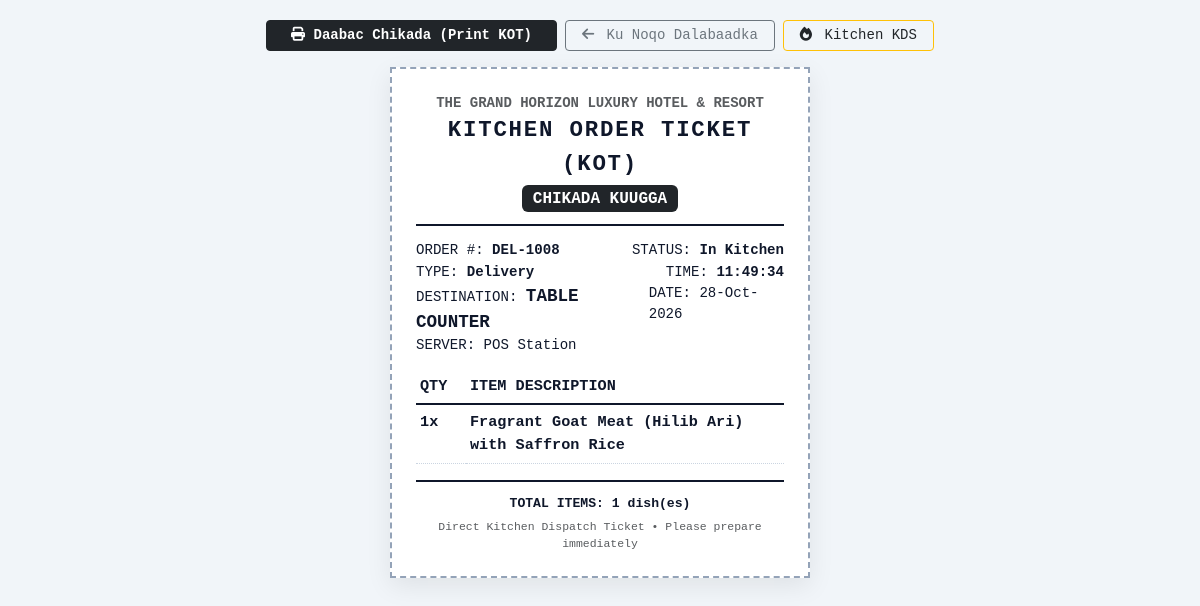
Page /restaurant/order/8/kot (signed in) on the committed database.
### app/models/misc.py (models this page shows, shortened)
class HotelSetting(db.Model):
    __tablename__ = 'hotel_settings'
    id = db.Column(db.Integer, primary_key=True)
    setting_key = db.Column(db.String(80), unique=True, nullable=False)
    setting_value = db.Column(db.Text, nullable=False)
    category = db.Column(db.String(50), default='General')
    updated_at = db.Column(db.DateTime, default=datetime.utcnow, onupdate=datetime.utcnow)
    @classmethod
    def get_value(cls, key, default=None):
        setting = cls.query.filter_by(setting_key=key).first()
        return setting.setting_value if setting else default

### app/models/restaurant.py (models this page shows, shortened)
class RestaurantOrder(db.Model):
    __tablename__ = 'restaurant_orders'
    id = db.Column(db.Integer, primary_key=True)
    order_number = db.Column(db.String(30), unique=True, nullable=False)
    order_type = db.Column(db.String(30), default='Dine-In') # Dine-In, Room Service, Takeaway
    room_id = db.Column(db.Integer, db.ForeignKey('rooms.id', ondelete='SET NULL'), nullable=True)
    booking_id = db.Column(db.Integer, db.ForeignKey('bookings.id', ondelete='SET NULL'), nullable=True)
    table_number = db.Column(db.String(20), nullable=True)
    customer_name = db.Column(db.String(100), nullable=True)
    customer_phone = db.Column(db.String(50), nullable=True)
    delivery_address = db.Column(db.String(255), nullable=True)
    delivery_rider = db.Column(db.String(100), nullable=True)
    delivery_notes = db.Column(db.Text, nullable=True)
    delivery_image = db.Column(db.String(255), nullable=True)
    status = db.Column(db.String(30), default='Pending')
    subtotal = db.Column(db.Float, default=0.0)
    tax_amount = db.Column(db.Float, default=0.0)
    total_amount = db.Column(db.Float, default=0.0)
    is_charged_to_room = db.Column(db.Boolean, default=False)
    payment_status = db.Column(db.String(30), default='Pending Payment') # Pending Payment, Paid, Paid (Folio)
    payment_method = db.Column(db.String(50), default='Direct Cash/Card')
    created_by = db.Column(db.Integer, db.ForeignKey('users.id', ondelete='SET NULL'), nullable=True)
    created_at = db.Column(db.DateTime, default=datetime.utcnow)
    room = db.relationship('Room')
    booking = db.relationship('Booking', back_populates='restaurant_orders')
    waiter = db.relationship('User')
    items = db.relationship('RestaurantOrderItem', back_populates='order', cascade='all, delete-orphan')

class RestaurantOrderItem(db.Model):
    __tablename__ = 'restaurant_order_items'
    id = db.Column(db.Integer, primary_key=True)
    order_id = db.Column(db.Integer, db.ForeignKey('restaurant_orders.id', ondelete='CASCADE'), nullable=False)
    menu_item_id = db.Column(db.Integer, db.ForeignKey('menu_items.id'), nullable=False)
    quantity = db.Column(db.Integer, default=1)
    unit_price = db.Column(db.Float, nullable=False)
    subtotal = db.Column(db.Float, nullable=False)
    special_instructions = db.Column(db.String(255), nullable=True)
    order = db.relationship('RestaurantOrder', back_populates='items')
    menu_item = db.relationship('MenuItem', back_populates='order_items')

class MenuItem(db.Model):
    __tablename__ = 'menu_items'
    id = db.Column(db.Integer, primary_key=True)
    category_id = db.Column(db.Integer, db.ForeignKey('menu_categories.id'), nullable=False)
    name = db.Column(db.String(100), nullable=False)
    description = db.Column(db.Text, nullable=True)
    price = db.Column(db.Float, nullable=False)
    is_available = db.Column(db.Boolean, default=True)
    preparation_time = db.Column(db.Integer, default=15) # minutes
    image_url = db.Column(db.String(255), nullable=True)
    category = db.relationship('MenuCategory', back_populates='items')
    order_items = db.relationship('RestaurantOrderItem', back_populates='menu_item')
    recipe_ingredients = db.relationship('RecipeIngredient', back_populates='menu_item', cascade='all, delete-orphan')

### app/routes/restaurant.py (the view)
@restaurant_bp.route('/order/<int:order_id>/kot')
@login_required
def kot_ticket(order_id):
    order = RestaurantOrder.query.get_or_404(order_id)
    from app.models import HotelSetting
    hotel_name = HotelSetting.get_value('hotel_name', 'The Grand Horizon Luxury Hotel & Resort')
    return render_template('restaurant/kot_ticket.html', order=order, hotel_name=hotel_name)

### app/models/user.py (called while the page is built)
@login_manager.user_loader
def load_user(user_id):
    return User.query.get(int(user_id))

### app/templates/restaurant/kot_ticket.html (shortened to what this page needs)
<!DOCTYPE html>
<html lang="en">
<head>
    <link href="https://cdn.jsdelivr.net/npm/bootstrap@5.3.3/dist/css/bootstrap.min.css" rel="stylesheet">
    <link rel="stylesheet" href="https://cdnjs.cloudflare.com/ajax/libs/font-awesome/6.5.1/css/all.min.css">
</head>
<body>
    <div class="container mb-3 no-print text-center">
        <div class="d-inline-flex gap-2">
            <button onclick="window.print()" class="btn btn-dark btn-sm px-4 fw-bold">
                <i class="fa-solid fa-print me-1.5"></i> Daabac Chikada (Print KOT)
            </button>
            <a href="{{ url_for('restaurant.orders') }}" class="btn btn-outline-secondary btn-sm px-3">
                <i class="fa-solid fa-arrow-left me-1"></i> Ku Noqo Dalabaadka
            </a>
            <a href="{{ url_for('restaurant.kitchen') }}" class="btn btn-outline-warning text-dark btn-sm px-3">
                <i class="fa-solid fa-fire me-1"></i> Kitchen KDS
            </a>
        </div>
    </div>
    <div class="kot-slip">
        <div class="kot-header">
            <div class="small text-uppercase fw-bold text-muted">{{ hotel_name }}</div>
            <div class="kot-title">KITCHEN ORDER TICKET (KOT)</div>
            <div class="badge bg-dark text-white fs-6 mt-1">CHIKADA KUUGGA</div>
        </div>
        <div class="kot-meta">
            <div class="d-flex justify-content-between">
                <span>ORDER #: <strong>{{ order.order_number }}</strong></span>
                <span>STATUS: <strong>{{ order.status }}</strong></span>
            </div>
            <div class="d-flex justify-content-between">
                <span>TYPE: <strong>{{ order.order_type }}</strong></span>
                <span>TIME: <strong>{{ order.created_at.strftime('%H:%M:%S') }}</strong></span>
            </div>
            <div class="d-flex justify-content-between">
                <span>DESTINATION:
                    {% if order.room %}
                    <strong style="font-size:1.1rem; color:#b91c1c;">ROOM {{ order.room.room_number }}</strong>
                    {% else %}
                    <strong style="font-size:1.1rem;">TABLE {{ order.table_number or 'COUNTER' }}</strong>
                    {% endif %}
                </span>
                <span>DATE: {{ order.created_at.strftime('%d-%b-%Y') }}</span>
            </div>
            <div>SERVER: {{ order.creator.full_name if order.creator else 'POS Station' }}</div>
        </div>
        <table class="kot-table">
            <thead>
                <tr style="border-bottom: 2px solid #0f172a;">
                    <th style="width: 50px;">QTY</th>
                    <th>ITEM DESCRIPTION</th>
                </tr>
            </thead>
            <tbody>
                {% for itm in order.items %}
                <tr>
                    <td class="kot-qty align-top">{{ itm.quantity }}x</td>
                    <td>
                        <div class="fw-bold">{{ itm.menu_item.name }}</div>
                    </td>
                </tr>
                {% endfor %}
            </tbody>
        </table>
        <div class="kot-footer">
            <div class="fw-bold mb-1">TOTAL ITEMS: {{ order.items|length }} dish(es)</div>
            <div class="small text-muted">Direct Kitchen Dispatch Ticket &bull; Please prepare immediately</div>
        </div>
    </div>
</body>
</html>

### app/templates/restaurant/kot_ticket.html (style rules this page uses)
body { background-color: #f1f5f9; font-family: 'Courier New', Courier, monospace; color: #0f172a; padding: 20px 0; }
.kot-slip { max-width: 420px; margin: 0 auto; background: #ffffff; border: 2px dashed #94a3b8; padding: 24px; box-shadow: 0 8px 24px rgba(0, 0, 0, 0.08); }
.kot-header { text-align: center; border-bottom: 2px solid #0f172a; padding-bottom: 12px; margin-bottom: 14px; }
.kot-title { font-size: 1.4rem; font-weight: 900; text-transform: uppercase; letter-spacing: 0.08em; }
.kot-meta { font-size: 0.88rem; margin-bottom: 12px; line-height: 1.5; }
.kot-table { width: 100%; border-collapse: collapse; margin-bottom: 16px; }
.kot-table th, .kot-table td { padding: 6px 4px; border-bottom: 1px dotted #cbd5e1; font-size: 0.95rem; }
.kot-qty { font-size: 1.15rem; font-weight: 900; }
.kot-footer { border-top: 2px solid #0f172a; padding-top: 12px; text-align: center; font-size: 0.82rem; }

### rows in the picture
HotelSetting: setting_value "THE GRAND HORIZON LUXURY HOTEL & RESORT"
RestaurantOrder: order_number "DEL-1008", status "In Kitchen", order_type "Delivery", created_at "11:49:34", table_number "COUNTER", created_at "28-Oct-2026"
RestaurantOrderItem: quantity "1", menu_item.name "Fragrant Goat Meat (Hilib Ari) with Saffron Rice"

### other values in the picture
{{ order.creator.full_name if order.creator else 'POS Station' }} "POS Station"
{{ order.items|length }} "1"
